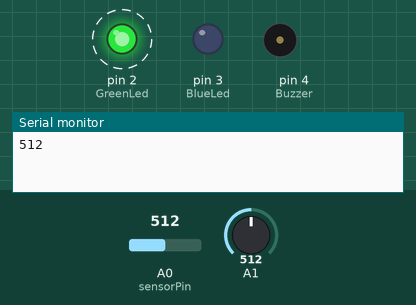
Recording of a sketch running on a simulated Arduino Uno, built with avr-gcc and run on an emulated ATmega328P. On the bench: output pins drawn as LEDs (lit = HIGH), buzzer (waves = sounding, pin HIGH), the last lines printed to the serial monitor. Dashed ring = blinking. The inputs (shaded band) are chosen by the test bench; at power-on: A1 = 512, A0 (sensorPin) = 512.

Above: at 1.9 s.
2.0 s: A1 set to 563
6.2 s: A1 set to 593
At 7.4 s:
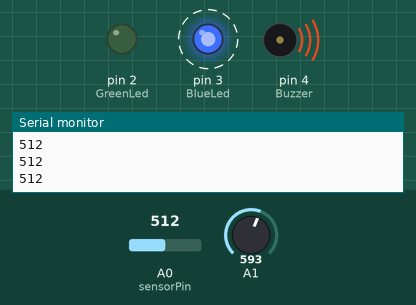
10.4 s: A1 set to 565
At 10.95 s:
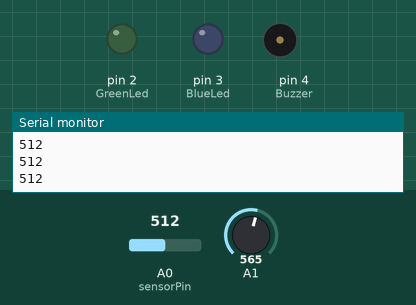
14.6 s: A1 set to 585
At 16.0 s:
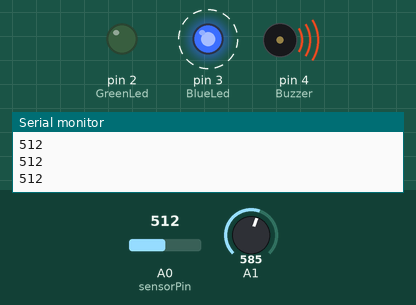
Timing chart, 0 to 19.8 s (numbered marks = the images above; inputs shaded):
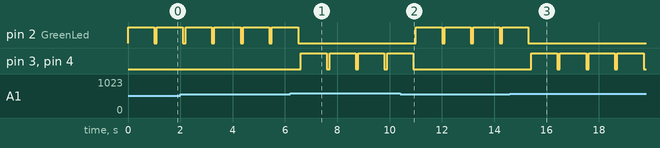

The sketch:

COD_SENSOR_MAGNETICO_KY_035_ANALOG_HALL.ino
```cpp
/* !-- VARIAVEIS --! */
int Buzzer = 4;
int sensorPin = A0;
int GreenLed = 2;
int BlueLed = 3;
int sensorValue = 0;


/* !-- INICIO DO SETUP (SO PASSA AQUI 1 VEZ) --! */
void setup () {
  pinMode (BlueLed, OUTPUT);
  pinMode (GreenLed, OUTPUT);
  pinMode (Buzzer, OUTPUT);
  Serial.begin (9600);
}


/* !-- INICIO DO LOOP (REPETIÇÃO) --! */
void loop () {
  sensorValue = analogRead (sensorPin);

  if (analogRead(1) > 575 && analogRead(1) < 700)
    // Você pode jogar com esses valores, abrir serial monitora para ver as leituras de valor.
  {
    digitalWrite (BlueLed, HIGH);
    digitalWrite (Buzzer, HIGH);
    delay(1000);
    digitalWrite (BlueLed, LOW);
    digitalWrite (Buzzer, LOW);
    delay(100);
    Serial.println(sensorValue, DEC);
  }
  else
  {
    digitalWrite (BlueLed, LOW);
    digitalWrite (GreenLed, HIGH);
    delay(1000);
    digitalWrite (GreenLed, LOW);
    digitalWrite (Buzzer, LOW);
    delay(100);
    Serial.println(sensorValue, DEC);
  }
} //FIM
```

Measured:
- the behaviour switches between 575 and 576 on A1 (found by bisection; images 0 and 1)
- after the input at 6.2 s, pin 2 (GreenLed): goes on until 6.5 s, then stays LOW; pin 3 (BlueLed), pin 4 (Buzzer): alternates HIGH for 1.0 s and LOW for 0.10 s, starting after 0.40 s
- after the input at 10.4 s, pin 2 (GreenLed): alternates HIGH for 1.0 s and LOW for 0.10 s, starting after 0.61 s; pin 3 (BlueLed), pin 4 (Buzzer): goes on until 10.9 s, then stays LOW
- after the input at 14.6 s, pin 2 (GreenLed): goes on until 15.3 s, then stays LOW; pin 3 (BlueLed), pin 4 (Buzzer): alternates HIGH for 1.0 s and LOW for 0.10 s, starting after 0.81 s
- by itself, pin 2 (GreenLed): alternates HIGH for 1.0 s and LOW for 0.10 s
